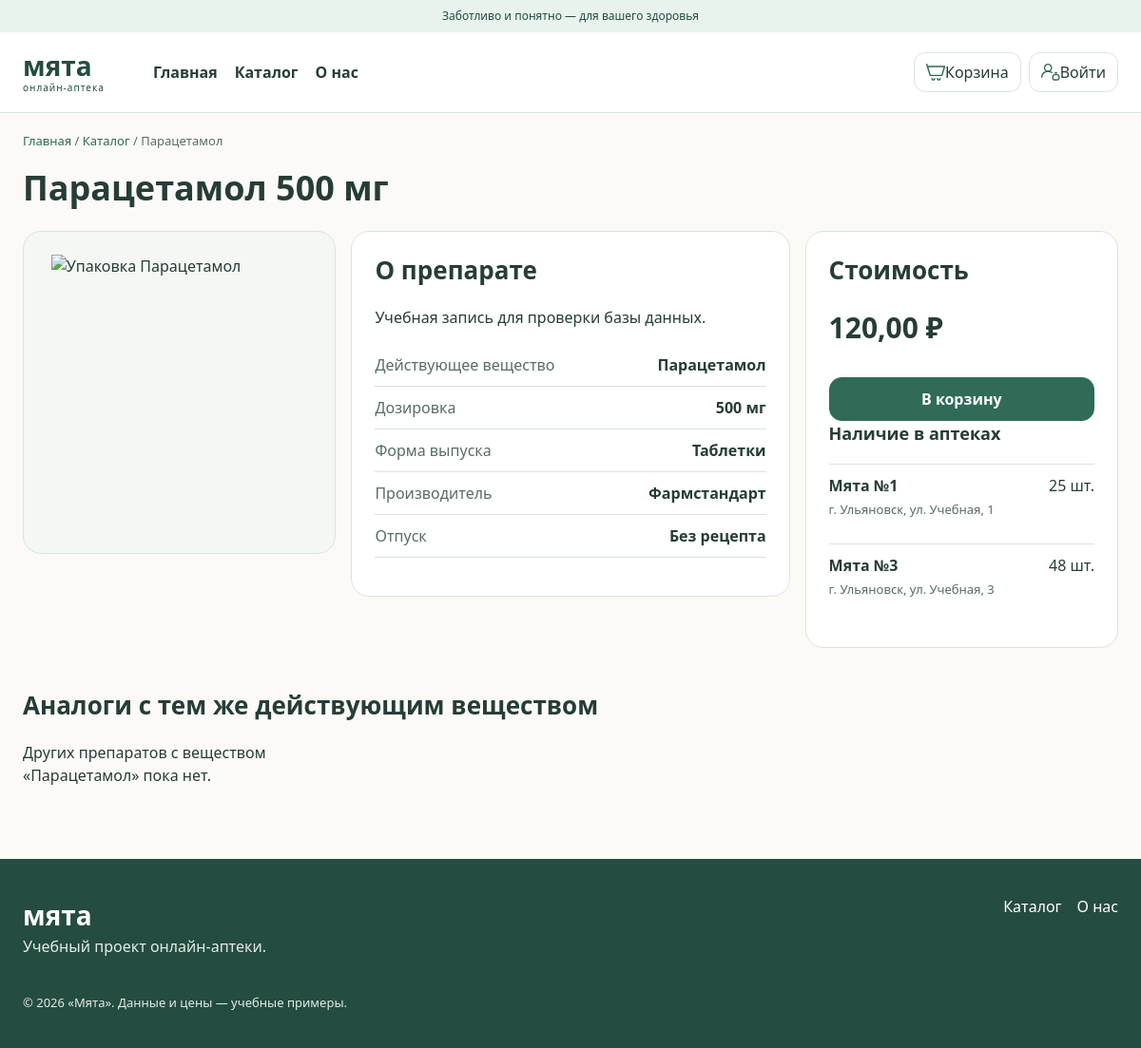
/product/1/, run on the app's committed database.
### pharmacy/models.py (models this page shows, shortened)
class Medicine(models.Model):
    name = models.CharField("Название", max_length=150)
    description = models.TextField("Описание", max_length=2000, blank=True)
    substance = models.CharField("Действующее вещество", max_length=150)
    form = models.CharField("Форма выпуска", max_length=100)
    dosage = models.CharField("Дозировка", max_length=50)
    price = models.DecimalField("Цена", max_digits=10, decimal_places=2)
    prescription_required = models.BooleanField("Требуется рецепт", default=False)
    manufacturer = models.ForeignKey(
        Manufacturer,
        on_delete=models.PROTECT,
        related_name="medicines",
        verbose_name="Производитель"
    )
    pharmacies = models.ManyToManyField("Pharmacy",
        through="Stock",
        through_fields=("medicine", "pharmacy"),
        related_name="medicines"
    )
    class Meta:
        verbose_name = "Препарат"
        verbose_name_plural = "Препараты"
        ordering = ["name"]
        constraints = [
            models.CheckConstraint(
                condition=Q(price__gt=0),
                name="medicine_price_gt_0"
            )
        ]

class Manufacturer(models.Model):
    name = models.CharField("Название", max_length=150)
    country = models.CharField("Страна", max_length=100)
    contacts = models.CharField("Контакты", max_length=150, blank=True)
    class Meta:
        verbose_name = "Производитель"
        verbose_name_plural = "Производители"
        ordering = ["name"]

class Stock(models.Model):
    medicine = models.ForeignKey(
        Medicine,
        on_delete=models.CASCADE,
        related_name="stocks"
    )
    pharmacy = models.ForeignKey(
        "Pharmacy",
        on_delete=models.CASCADE,
        related_name="stocks"
    )
    quantity = models.PositiveIntegerField(
        "Количество", default=0
    )
    available = models.BooleanField(
        "Доступность", default=False
    )
    updated_at = models.DateTimeField(
        "Дата обновления", auto_now=True
    )
    class Meta:
        verbose_name = "Остаток в аптеке"
        verbose_name_plural = "Остатки в аптеках"
        ordering = ["pharmacy_id", "medicine_id"]
        constraints = [
            models.UniqueConstraint(
                fields=["medicine", "pharmacy"],
                name="unique_medicine_pharmacy"
            ),
            models.CheckConstraint(
                condition=Q(quantity__gte=0),
                name="stock_quantity_gte_0"
            )
        ]

class Pharmacy(models.Model):
    name = models.CharField("Название", max_length=150)
    address = models.CharField("Адрес", max_length=150)
    phone = models.CharField("Телефон", max_length=20)
    schedule = models.CharField("График", max_length=150)
    class Meta:
        verbose_name = "Аптека"
        verbose_name_plural = "Аптеки"
        ordering = ["name"]

### pharmacy/views.py (the view)
# urls.py: path("product/<int:pk>/", views.product, name="product"),
def product(request, pk):
    medicine = get_object_or_404(Medicine.objects.select_related("manufacturer"), pk=pk)
    stocks = medicine.stocks.select_related("pharmacy").filter(available=True, quantity__gt=0)
    analogs = Medicine.objects.filter(substance__iexact=medicine.substance).exclude(pk=pk)[:4]
    return render(request, "product.html", {"medicine": medicine, "stocks": stocks, "analogs": analogs})

### pharmacy/templates/product.html (shortened to what this page needs)
{% extends 'base.html' %}
{% load static %}
{% block content %}
<nav class="breadcrumbs"><a href="{% url 'pharmacy:home' %}">Главная</a> / <a href="{% url 'pharmacy:catalog' %}">Каталог</a> / {{ medicine.name }}</nav>
<h1 class="page-title">{{ medicine.name }} {{ medicine.dosage }}</h1>
<div class="product-layout">
  <section class="panel product-picture" aria-label="Фото препарата">
    <img src="{% static 'pharmacy/images/medicine-' %}{{ medicine.pk }}.png" width="270" height="290" alt="Упаковка {{ medicine.name }}">
  </section>
  <section class="panel">
    <h2>О препарате</h2>
    <p>{{ medicine.description|default:'Описание пока не добавлено.'|truncatechars:400 }}</p>
    <dl class="details-list">
      <div><dt>Действующее вещество</dt><dd>{{ medicine.substance }}</dd></div>
      <div><dt>Дозировка</dt><dd>{{ medicine.dosage }}</dd></div>
      <div><dt>Форма выпуска</dt><dd>{{ medicine.form }}</dd></div>
      <div><dt>Производитель</dt><dd>{{ medicine.manufacturer.name }}</dd></div>
      <div><dt>Отпуск</dt><dd>{% if medicine.prescription_required %}По рецепту{% else %}Без рецепта{% endif %}</dd></div>
    </dl>
  </section>
  <aside class="panel buy-panel">
    <h2>Стоимость</h2>
    <p class="big-price">{{ medicine.price|floatformat:2 }} ₽</p>
    <form method="post" action="{% url 'pharmacy:cart_add' medicine.pk %}">{% csrf_token %}<button class="btn full" type="submit">В корзину</button></form>
    <h3>Наличие в аптеках</h3>
    {% for stock in stocks %}
      <p class="stock"><strong>{{ stock.pharmacy.name }}</strong><span>{{ stock.quantity }} шт.</span><small>{{ stock.pharmacy.address }}</small></p>
    {% empty %}<p class="muted">Пока нет в наличии.</p>{% endfor %}
  </aside>
</div>
<section class="section" aria-labelledby="analog-title">
  <h2 id="analog-title">Аналоги с тем же действующим веществом</h2>
  <div class="medicine-grid">
    {% for analog in analogs %}{% with medicine=analog %}{% include '_medicine_card.html' %}{% endwith %}
    {% empty %}<p>Других препаратов с веществом «{{ medicine.substance }}» пока нет.</p>{% endfor %}
  </div>
</section>
{% endblock %}

### pharmacy/static/pharmacy/styles.css (style rules this page uses)
:root { --green: #2f6b57; --dark: #254c40; --mint: #e8f3ed; --bg: #fbfaf6; --text: #263d36; --gray: #596c64; --border: #dae5de; --error: #ae424b; --space: 16px; }
* { box-sizing: border-box; }
body { margin: 0; background: var(--bg); color: var(--text); font: 16px/1.5 'Segoe UI', Arial, sans-serif; }
a { color: inherit; text-decoration: none; }
button, input, select, textarea { font: inherit; }
button, a, summary { -webkit-tap-highlight-color: transparent; }
button { cursor: pointer; }
img { max-width: 100%; height: auto; object-fit: contain; }
h1, h2, h3, p { margin-top: 0; }
h1 { font-size: 42px; line-height: 1.17; }
h2 { font-size: 26px; line-height: 1.25; }
h3 { font-size: 18px; }
.hint, small { font-size: 13px; }
.section { margin: 44px 0; }
.page-title { font-size: 36px; margin: 18px 0 12px; }
.breadcrumbs { padding-top: 20px; color: var(--gray); font-size: 13px; }
.breadcrumbs a { color: var(--green); }
.btn { display: inline-flex; align-items: center; justify-content: center; min-height: 44px; padding: 10px 20px; background: var(--green); color: white; border: 1px solid var(--green); border-radius: 13px; text-align: center; font-weight: 600; }
.full { width: 100%; }
.panel { background: white; border: 1px solid var(--border); border-radius: 19px; padding: 24px; }
.medicine-grid { display: grid; grid-template-columns: repeat(4, minmax(0, 1fr)); gap: 16px; }
.product-layout { display: grid; grid-template-columns: 1fr 1.4fr 1fr; gap: 16px; margin-top: 24px; align-items: start; }
.product-picture { min-height: 315px; display: flex; justify-content: center; align-items: center; background: #f4f7f3; }
.product-picture img { width: 270px; height: 290px; }
.details-list div { display: flex; flex-wrap: wrap; gap: 6px 10px; justify-content: space-between; padding: 10px 0; border-bottom: 1px solid var(--border); }
.details-list dt { color: var(--gray); }
.details-list dd { margin: 0; font-weight: 600; }
.big-price { font-size: 30px; font-weight: 800; }
.stock { padding: 10px 0; border-top: 1px solid var(--border); display: flex; flex-wrap: wrap; justify-content: space-between; gap: 4px; }
.stock small { width: 100%; color: var(--gray); }

### data on the page
Medicine: name "Парацетамол", dosage "500 мг", description "Учебная запись для проверки базы данных.", substance "Парацетамол", form "Таблетки", manufacturer.name "Фармстандарт", price "120,00"
Stock: pharmacy.name "Мята №1", quantity "25", pharmacy.address "г. Ульяновск, ул. Учебная, 1"
Stock: pharmacy.name "Мята №3", quantity "48", pharmacy.address "г. Ульяновск, ул. Учебная, 3"
